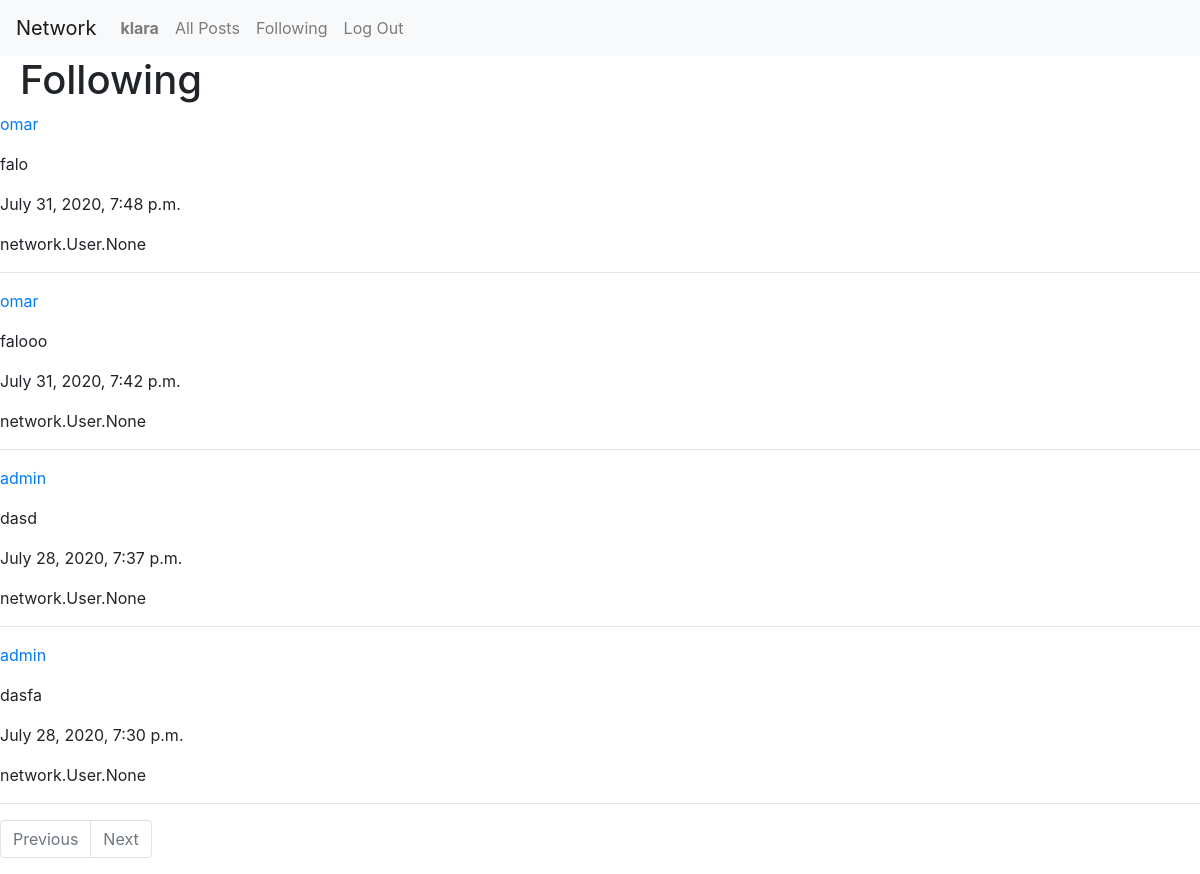
Before: /following (signed in) with the older database file.
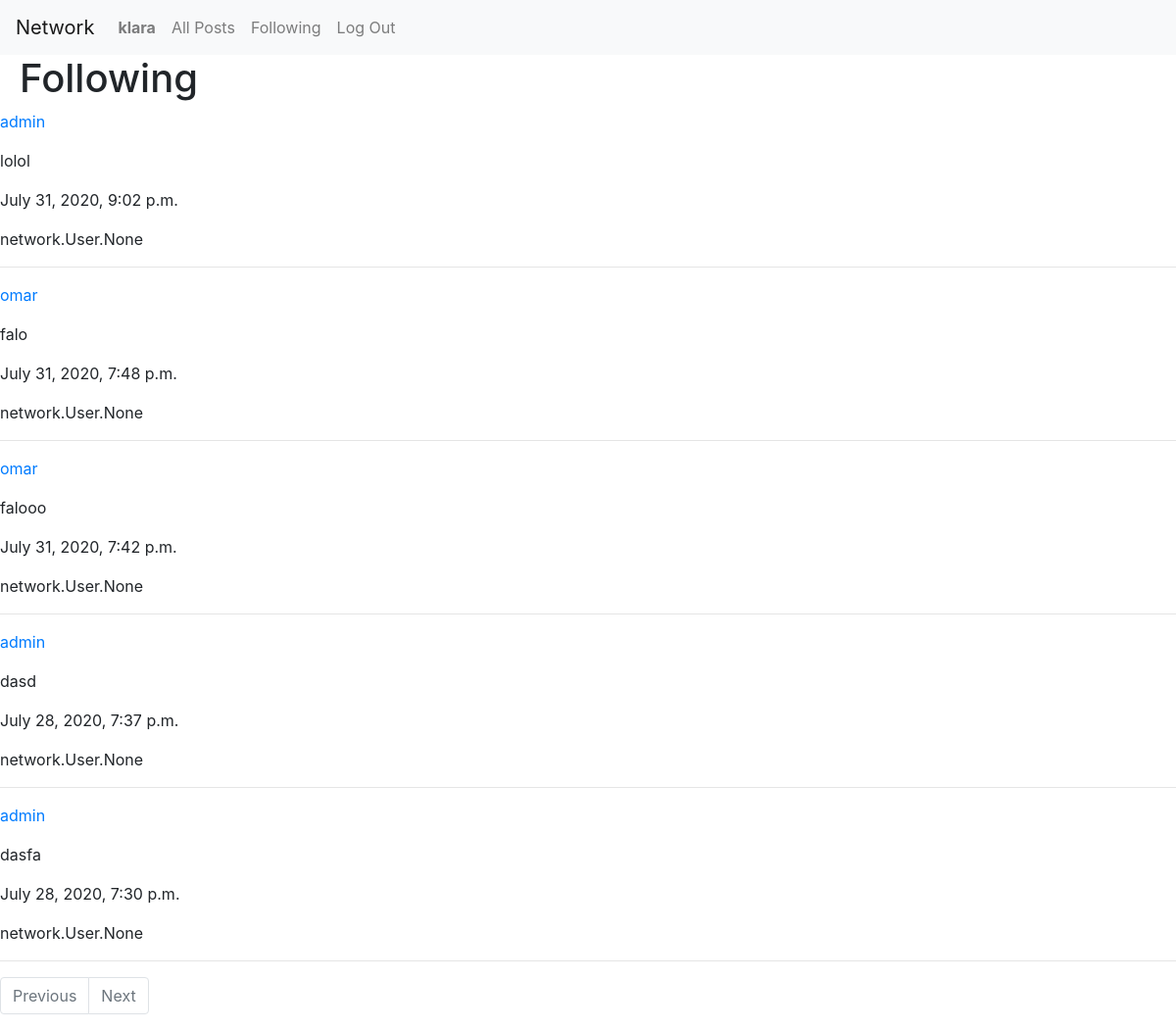
After: the same page with the newer database file.
### network/models.py (models this page shows)
class Post(models.Model):
    user = models.ForeignKey("User", on_delete=models.CASCADE, related_name="poster")
    body = models.TextField(blank=False)
    timestamp = models.DateTimeField(auto_now_add=True)
    likes = models.ManyToManyField("User", blank=True)

class User(AbstractUser):
    pass

### network/views.py (the view)
# urls.py: path("following", views.following, name="following"),
@login_required
def following(request):
    following_users = Follow.objects.filter(follower = request.user)
    posts = []
    for user in following_users:
        user_posts = Post.objects.filter(user = user.user)
        for post in user_posts:
            posts.append(post)
    posts.sort(key = lambda x: x.timestamp)
    posts = posts[::-1]
    paginated_posts = Paginator(posts, 10)
    page_number = request.GET.get('page')
    page_posts = paginated_posts.get_page(page_number)
    return render(request, "network/following.html", {
            "posts": page_posts
        })

### network/templates/network/following.html (shortened to what this page needs)
{% extends "network/layout.html" %}
{% load static %}
{% block body %}
    <h1 class="h1-headings">Following</h1>
    <div class="posts-view">
        {% for post in posts %}
            <div class="post">
                <a href="{% url 'user' post.user.id %}"><p>{{ post.user }}</p></a>
                <p>{{ post.body }}</p>
                <p>{{ post.timestamp }}</p>
                <p>{{ post.likes }}</p>
            </div>
            <hr>
        {% endfor %}
    </div>
    <nav aria-label="Page navigation example">
        <ul class="pagination">
            {% if posts.has_next and posts.has_previous %}
                <li class="page-item"><a class="page-link" href="?page={{ posts.previous_page_number }}">Previous</a></li>
                <li class="page-item"><a class="page-link" href="?page={{ posts.next_page_number }}">Next</a></li>
            {% elif posts.has_next and posts.has_previous is not True %}
                <li class="page-item disabled"><a class="page-link" href="#">Previous</a></li>
                <li class="page-item"><a class="page-link" href="?page={{ posts.next_page_number }}">Next</a></li>
            {% elif posts.has_next is not True and posts.has_previous %}
                <li class="page-item"><a class="page-link" href="?page={{ posts.previous_page_number }}">Previous</a></li>
                <li class="page-item disabled"><a class="page-link" href="#">Next</a></li>
            {% else %}
                <li class="page-item disabled"><a class="page-link" href="#">Previous</a></li>
                <li class="page-item disabled"><a class="page-link" href="#">Next</a></li>
            {% endif %}
        </ul>
      </nav>
{% endblock %}

Changed rows visible on the page:
added Post: user "admin", body "lolol", timestamp "July 31, 2020, 9:02 p.m.", likes "network.User.None"
